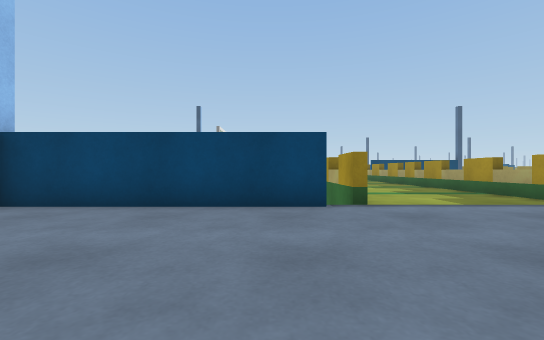
View 1 (above)

19 first-person views from a walk through a Unity game level. The camera is 0.59 m above the floor, looks level and sees 90° across. The floor is counted in squares, 1 m on a side. Each view is taken from the middle of a square. On the plan, view 1 faces up. The plan holds only what a view shows up to about 9 squares ahead; the rest is blank. The place goes on beyond the plan. Surface patterns are stand-ins for the level's own textures.

View 2
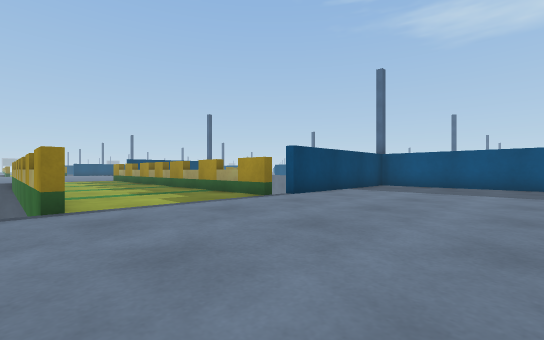

View 3
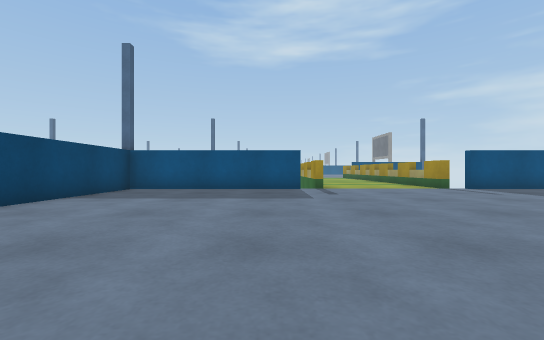

View 4
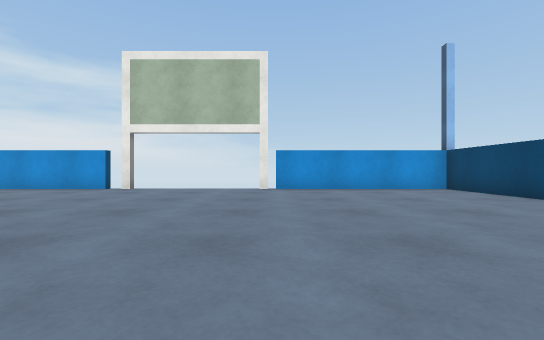

View 5
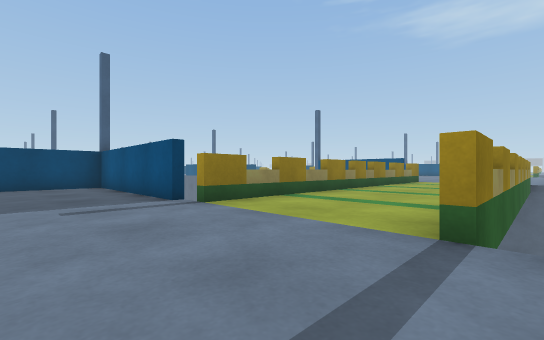

View 6
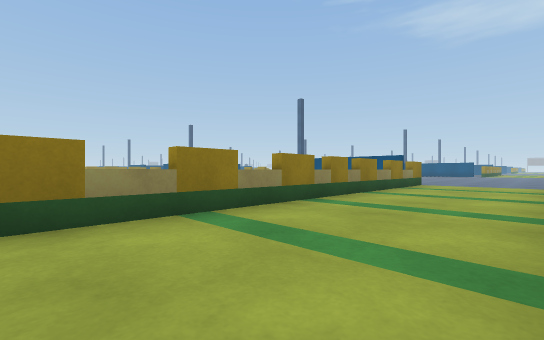

View 7
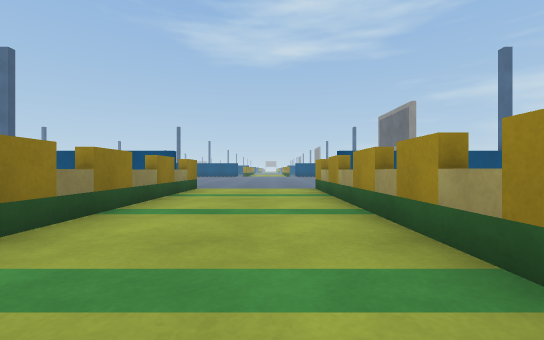

View 8
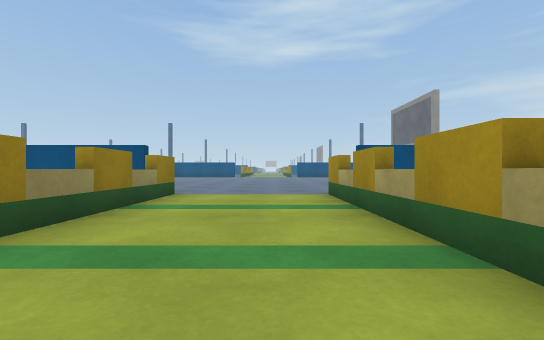

View 9
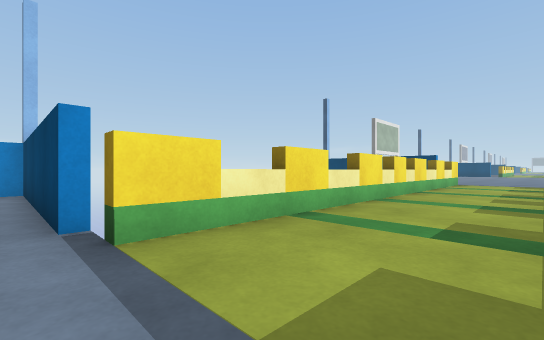

View 10
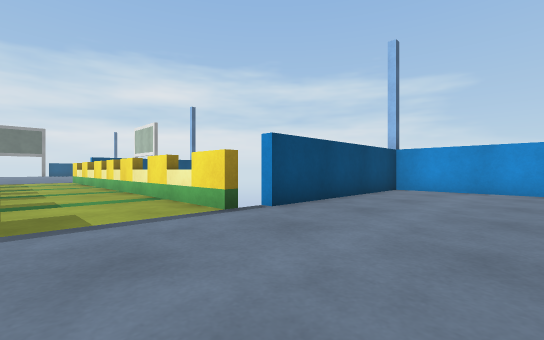

View 11
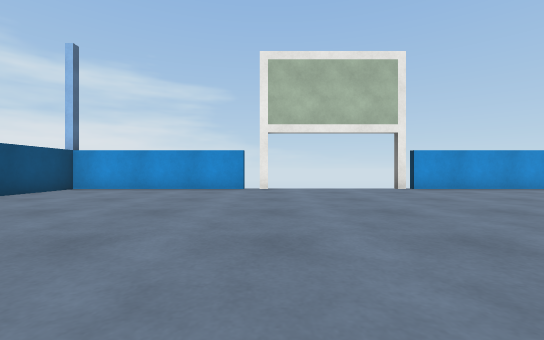

View 12
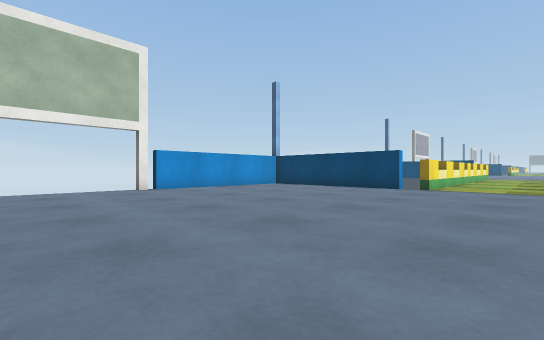

View 13
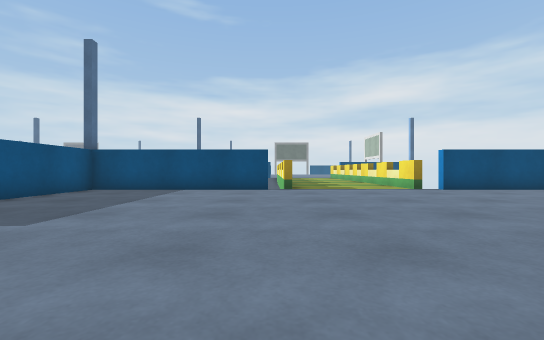

View 14
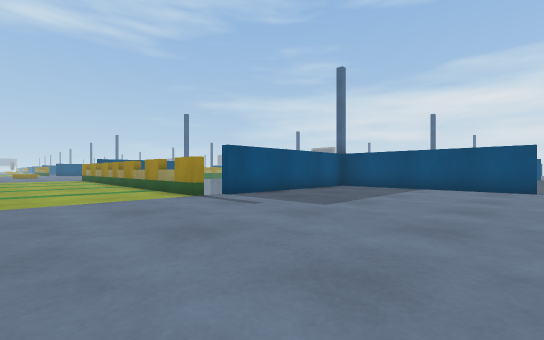

View 15
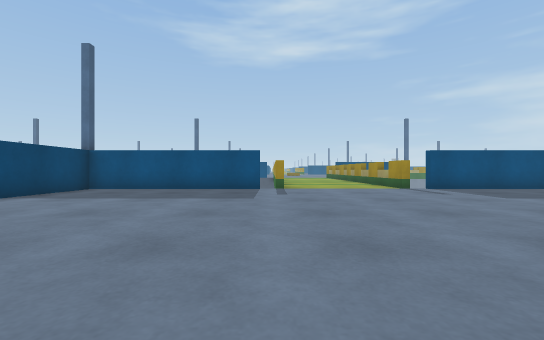

View 16
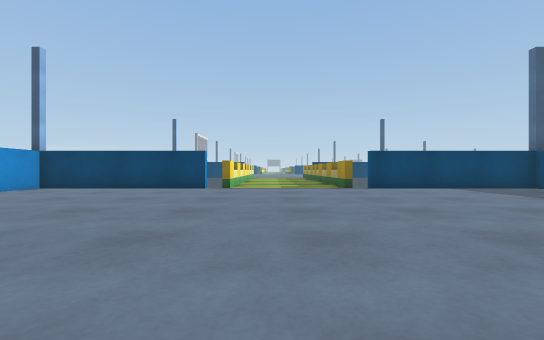

View 17
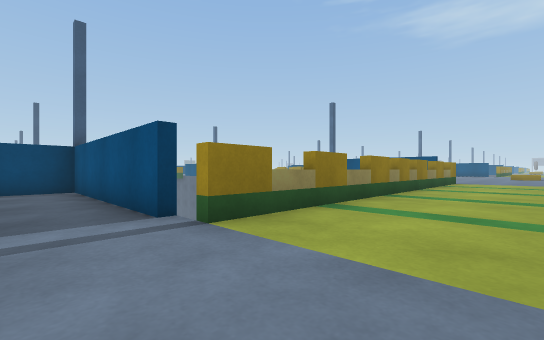

View 18
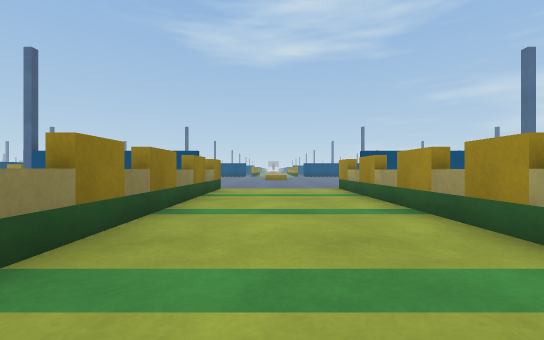

View 19
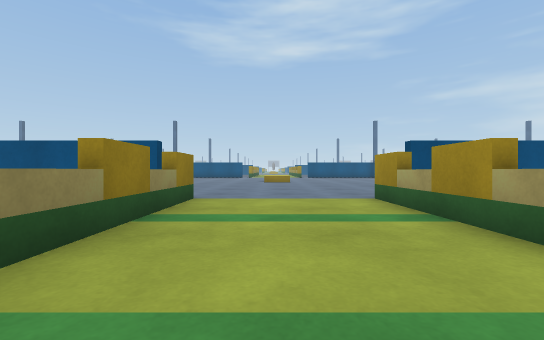

### Floor plan
Points are (right, up) in squares from view 1. A wall is a line through its corners. A room is listed if a view was taken in it or the views show most of it. See-through windows are left out.
Room 1 (views 1, 2, 3, 4, 5, 6, 7, 8, 9)
walls: (11.4, -1) (11.4, 4.4) (6.1, 4.4); (5.4, 4.9) (5.4, 9); (1, 4.4) (-4.4, 4.4) (-4.4, -0.5); (11.4, -7.5) (11.4, -6.1); (16.5, -1.6) (11.9, -1.6); (16.2, -5.6) (12.5, -5.6); (1.6, 9.4) (1.6, 4.9); (18.4, -5.4) (22.9, -5.4); (-4.4, -6.1) (-4.4, -7.5); (20.9, -5.6) (18.4, -5.6); (23, -1.6) (18.4, -1.6); (1.6, 16.1) (1.6, 11.4); (23.6, -7.5) (23.6, -6.5)
ways out: opening at (4, 15.8) to room 2; opening at (23, -1)
objects: billboard (-5, -1); block (17, -6); block (17, -1); block (18, -6); block (18, -1)
Room 2 (views 10, 11, 12, 13, 14, 15, 16, 17, 18, 19)
walls: (11.5, 22.9) (15.6, 22.9); (11.4, 27.4) (11.4, 32.6) (6.1, 32.6); (6.1, 16.9) (11.4, 16.9) (11.4, 22.1); (1, 32.6) (-4.4, 32.6) (-4.4, 27.4); (1.6, 33.5) (1.6, 32.9); (16.4, 26.6) (11.6, 26.6); (-4.4, 22.1) (-4.4, 16.9) (0.9, 16.9); (18.4, 22.9) (23.6, 22.9); (23.6, 26.6) (18.4, 26.6)
ways out: opening at (4, 15.8) to room 1; gap at (-5, 22); gap at (12, 22)
objects: billboard (-5, 23); billboard (-5, 27); block (17, 23); block (17, 27); block (18, 23); block (18, 27)

Positions as (right, up) in squares from view 1, and headings:
1: (0, 0), facing up
2: (1, 0), facing up-right
3: (3, 0), facing right
4: (4, -1), facing left
5: (9, -6), facing up-right
6: (12, -5), facing up-right
7: (15, -4), facing right
8: (17, -4), facing right
9: (4, 4), facing up-left
10: (4, 20), facing down-left
11: (4, 23), facing left
12: (4, 24), facing up-left
13: (6, 25), facing down
14: (6, 26), facing down-right
15: (3, 27), facing right
16: (3, 24), facing up
17: (10, 24), facing up-right
18: (15, 25), facing right
19: (18, 25), facing right
